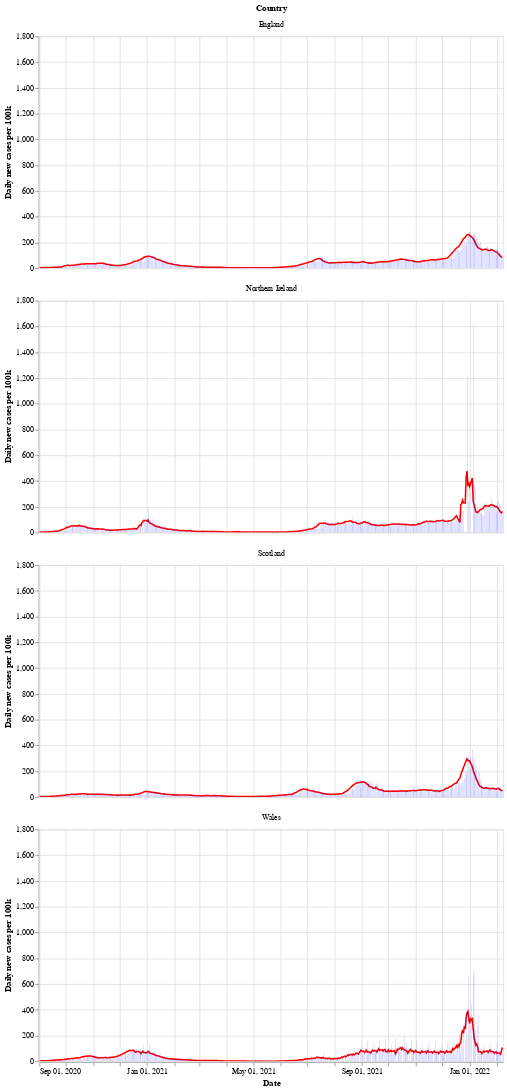

This figure's notebook cell:
### Markdown cell above
Next is a bar chart of the number of new cases in each country (per 100k population), with the 7 day moving average of cases. Again we see that Wales saw a longer period of raising and falling cases compared to the other countries.

After a period of cases falling, each nation is now seeing a rise in the number of cases - especially in Wales.

### Code cell
# collapse
bars = alt.Chart(uk_cases).mark_bar().encode(
    x=alt.X("yearmonthdate(date):T", axis=alt.Axis(title='Date')),
    y=alt.Y("newCasesRate:Q", axis=alt.Axis(title='Daily new cases per 100k')),
    tooltip='newCasesRate',
    color=alt.condition(
        alt.datum.dailyChange > 0,
        alt.value("orange"),  # The positive color
        alt.value("blue")  # The negative color
    )
).properties(title='New cases per 100k population with rolling 7 day average', width=600).interactive()
line = alt.Chart(uk_cases).mark_line(
    color='red',
    size=2,
).transform_window(
    rolling_mean='mean(newCasesRate)',
    frame=[0, 7],
    groupby=['areaName']
).encode(
    x='yearmonthdate(date):T',
    y='rolling_mean:Q'
)
alt.layer(line, bars, data=uk_cases).facet(alt.Row('areaName', title='Country'), columns=1)

### Figure 1 — Vega-Lite specification as saved in the notebook (floating-point values rounded to 4 significant figures; data arrays with more than 128 entries replaced by an {"elided": "..."} marker saying what was removed)
{"config": {"view": {"continuousWidth": 400, "continuousHeight": 300}}, "data": {"name": "data-8aa4f0f26f95d4dca90e50fed1d71382"}, "facet": {"type": "nominal", "field": "areaName", "title": "Country"}, "spec": {"layer": [{"mark": {"type": "line", "color": "red", "size": 2}, "encoding": {"x": {"type": "temporal", "field": "date", "timeUnit": "yearmonthdate"}, "y": {"type": "quantitative", "field": "rolling_mean"}}, "transform": [{"window": [{"op": "mean", "field": "newCasesRate", "as": "rolling_mean"}], "frame": [0, 7], "groupby": ["areaName"]}]}, {"mark": "bar", "encoding": {"color": {"condition": {"value": "orange", "test": "(datum.dailyChange > 0)"}, "value": "blue"}, "tooltip": {"type": "quantitative", "field": "newCasesRate"}, "x": {"type": "temporal", "axis": {"title": "Date"}, "field": "date", "timeUnit": "yearmonthdate"}, "y": {"type": "quantitative", "axis": {"title": "Daily new cases per 100k"}, "field": "newCasesRate"}}, "selection": {"selector002": {"type": "interval", "bind": "scales", "encodings": ["x", "y"]}}, "title": "New cases per 100k population with rolling 7 day average", "width": 600}]}, "columns": 1, "$schema": "https://vega.github.io/schema/vega-lite/v4.8.1.json", "datasets": {"data-8aa4f0f26f95d4dca90e50fed1d71382": {"elided": "2100 records"}}}
